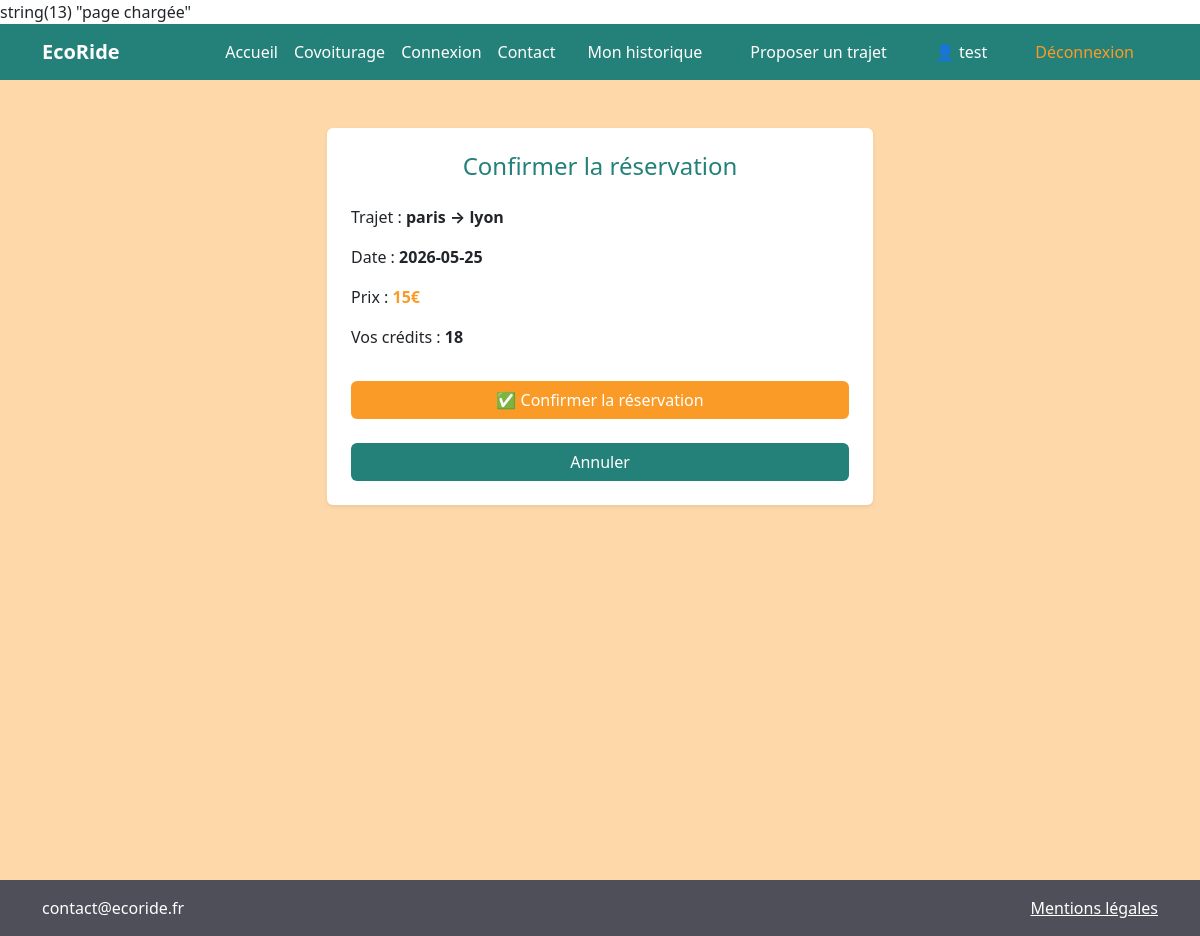
Page /reservation.php?id=3 (signed in) on the committed database.
### tables this page shows
CREATE TABLE `covoiturage` (
  `covoiturage_id` int(11) NOT NULL,
  `date_depart` date NOT NULL,
  `heure_depart` time NOT NULL,
  `lieu_depart` varchar(50) NOT NULL,
  `date_arrivee` date NOT NULL,
  `heure_arrivee` time NOT NULL,
  `lieu_arrivee` varchar(60) NOT NULL,
  `statut` varchar(50) DEFAULT 'actif',
  `nombre_place` int(11) NOT NULL,
  `prix_personne` float NOT NULL,
  `voyage_eco` tinyint(1) DEFAULT 0
);

CREATE TABLE `utilisateur` (
  `utilisateur_id` int(11) NOT NULL,
  `nom` varchar(50) NOT NULL,
  `prenom` varchar(50) NOT NULL,
  `email` varchar(50) NOT NULL,
  `password` varchar(255) NOT NULL,
  `telephone` varchar(50) DEFAULT NULL,
  `adresse` varchar(75) DEFAULT NULL,
  `date_naissance` varchar(50) DEFAULT NULL,
  `photo` blob DEFAULT NULL,
  `pseudo` varchar(50) NOT NULL,
  `credits` int(11) DEFAULT 20
);

### reservation.php (the view, shortened to what this page needs)
<?php
var_dump("page chargée");
include 'includes/db.php';
$id_trajet = $_GET['id'];
$id_user = $_SESSION['user_id'];
$sql = "SELECT * FROM covoiturage WHERE covoiturage_id = ?";
$stmt = $pdo->prepare($sql);
$stmt->execute([$id_trajet]);
$trajet = $stmt->fetch();
$sql2 = "SELECT * FROM utilisateur WHERE utilisateur_id = ?";
$stmt2 = $pdo->prepare($sql2);
$stmt2->execute([$id_user]);
$user = $stmt2->fetch();
$erreur = '';
$succes = false;
?>
<?php include 'includes/header.php'; ?>
<main>
  <section style="background-color: #FED8A9; min-height: 100vh;" class="py-5">
    <div class="container">
      <div class="row justify-content-center">
        <div class="col-md-6">
          <div class="card border-0 shadow-sm p-4">
            <?php if ($succes) : ?>
              <div class="text-center">
                <h2 style="color: #248179;">✅ Réservation confirmée !</h2>
                <p>Votre trajet <strong><?php echo $trajet['lieu_depart']; ?> → <?php echo $trajet['lieu_arrivee']; ?></strong> est réservé.</p>
                <p>Crédits restants : <strong style="color: #FB9B27;"><?php echo $user['credits'] - $trajet['prix_personne']; ?></strong></p>
                <a href="index.php" class="btn mt-3" style="background-color: #248179; color: white;">Retour à l'accueil</a>
              </div>
            <?php elseif ($erreur) : ?>
              <div class="alert alert-danger"><?php echo $erreur; ?></div>
              <a href="detail.php?id=<?php echo $trajet['covoiturage_id']; ?>" class="btn w-100" style="background-color: #248179; color: white;">Retour au trajet</a>
            <?php else : ?>
              <h4 style="color: #248179;" class="text-center mb-4">Confirmer la réservation</h4>
              <p>Trajet : <strong><?php echo $trajet['lieu_depart']; ?> → <?php echo $trajet['lieu_arrivee']; ?></strong></p>
              <p>Date : <strong><?php echo $trajet['date_depart']; ?></strong></p>
              <p>Prix : <strong style="color: #FB9B27;"><?php echo $trajet['prix_personne']; ?>€</strong></p>
              <p>Vos crédits : <strong><?php echo $user['credits']; ?></strong></p>
              <form method="POST" action="reservation.php?id=<?php echo $trajet['covoiturage_id']; ?>">
                <button type="submit" class="btn w-100 mt-3" style="background-color: #FB9B27; color: white;">
                  ✅ Confirmer la réservation
                </button>
              </form>
              <a href="detail.php?id=<?php echo $trajet['covoiturage_id']; ?>" class="btn w-100 mt-2" style="background-color: #248179; color: white;">
                Annuler
              </a>
            <?php endif; ?>
          </div>
        </div>
      </div>
    </div>
  </section>
</main>
<?php include 'includes/footer.php'; ?>

### rows in the picture
covoiturage: lieu_depart "paris", lieu_arrivee "lyon", date_depart "2026-05-25", prix_personne "15"
utilisateur: credits "18"

### other values in the picture
$_SESSION['pseudo'] "test"
